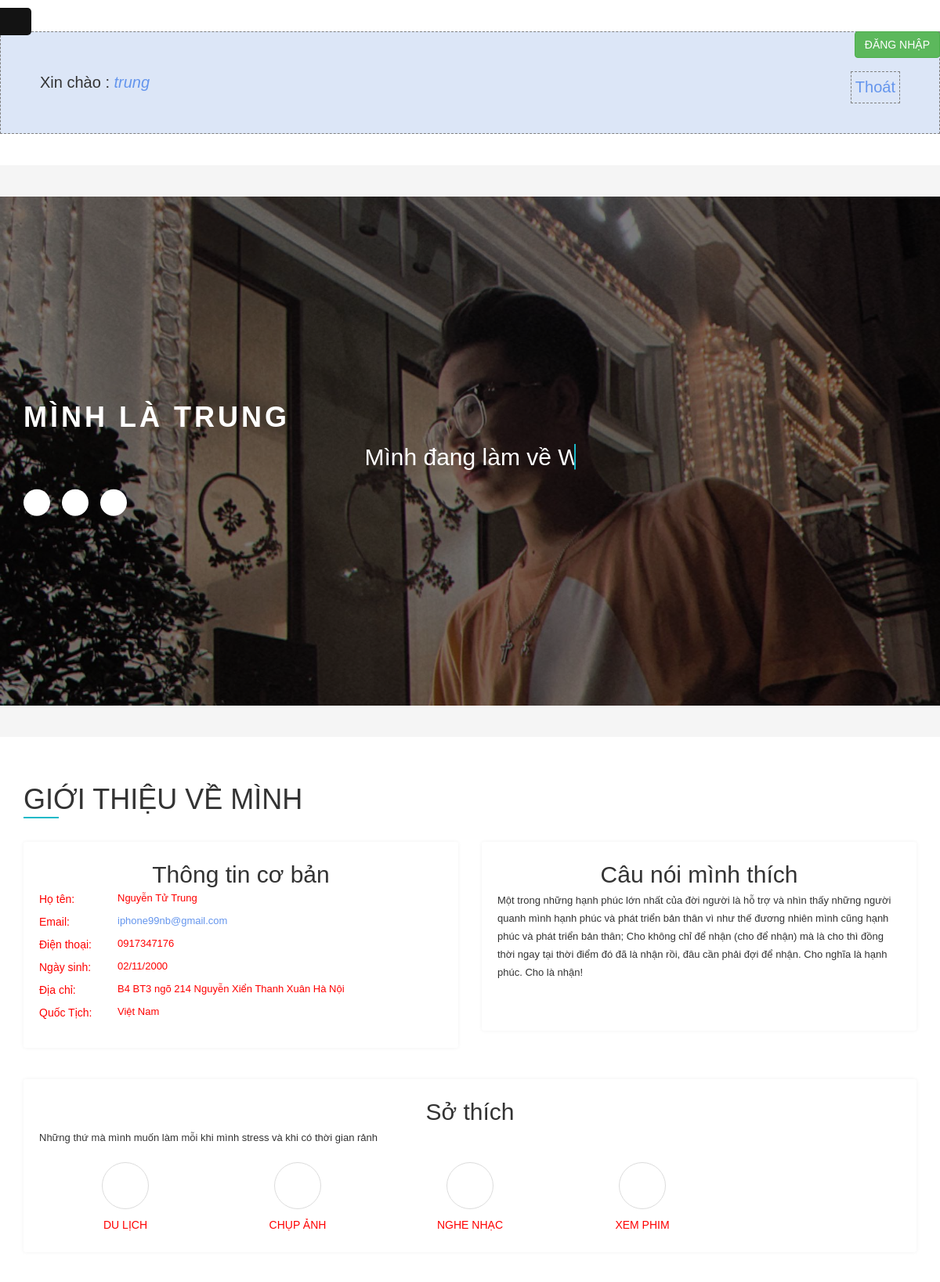
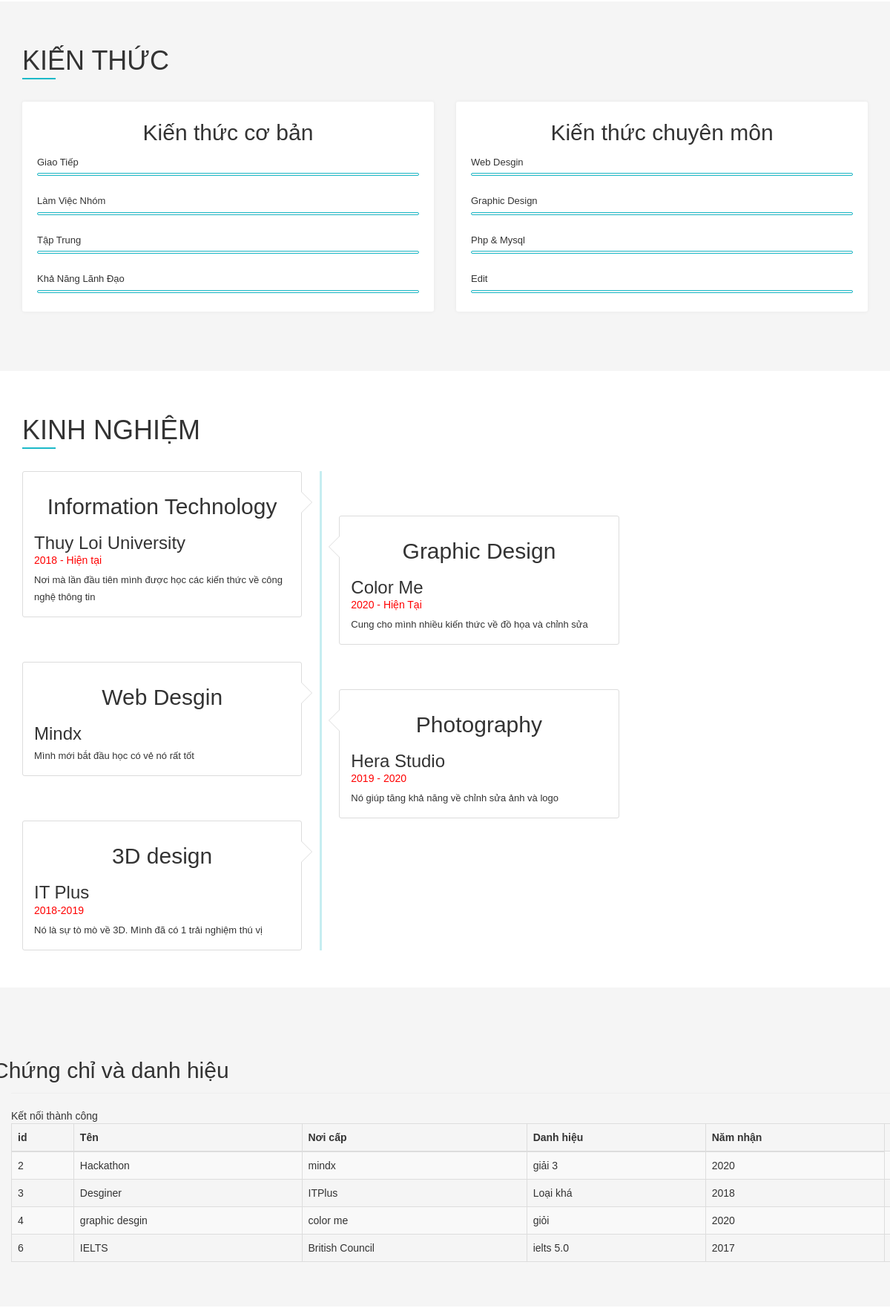
/cnweb/index.php (signed in, upper part), run on the app's committed database (2 pictures, top to bottom).
### tables this page shows
CREATE TABLE `chungchi` (
  `id` int(100) NOT NULL,
  `ten` varchar(500) NOT NULL,
  `noicap` varchar(100) NOT NULL,
  `danhhieu` varchar(255) NOT NULL,
  `namnhan` int(10) NOT NULL
);

### cnweb/session.php (called while the page is built, shortened)
<?php
$conn = mysqli_connect("localhost", "root", "", "chungchi");
$user_check = $_SESSION['login_user'];
$query = "SELECT username from login where username = '$user_check'";
$ses_sql = mysqli_query($conn, $query);
$row = mysqli_fetch_assoc($ses_sql);
$login_session = $row['username'];
?>

### cnweb/index.php (the view, shortened to what this page needs)
<!DOCTYPE html>
<html lang="en">
<head>
    <link href="bootstrap.min.css" tppabs="https://themecrazy.net/html/ultra-preview/ultra/css/bootstrap.min.css" rel="stylesheet">
    <link href="jquery.fancybox.css" tppabs="https://themecrazy.net/html/ultra-preview/ultra/css/jquery.fancybox.css" rel="stylesheet">
    <link href="animate.css" tppabs="https://themecrazy.net/html/ultra-preview/ultra/css/animate.css" rel="stylesheet">
	<link href="jquery.jscrollpane.custom.css" tppabs="https://themecrazy.net/html/ultra-preview/ultra/css/jquery.jscrollpane.custom.css" rel="stylesheet">
	<link rel="stylesheet" href="font-awesome.min.css" tppabs="https://themecrazy.net/html/ultra-preview/ultra/fonts/font-awesome/css/font-awesome.min.css">
	<link href="style.css" tppabs="https://themecrazy.net/html/ultra-preview/ultra/style.css" rel="stylesheet">
	<link rel="stylesheet" href="https://maxcdn.bootstrapcdn.com/bootstrap/3.3.7/css/bootstrap.css">
</head>
<body class="vertical">
	<div id="main-container" class="main-container">
		<aside class="menu" id="menu">
			<a href="#" class="mobile-menu-opener"><i class="fa fa-bars"></i></a>
		</aside>
		<div class="content-wrapper">
			<div class="content-inner">
				<section class="content" id="dn">
				<a href="index2.php" class="btn btn-success pull-right">Đăng nhập </a>
				<?php
include('session.php');
?>
<!DOCTYPE html>
<html>
<head>
<link href="style2.css" rel="stylesheet" type="text/css">
</head>
<body>
<div id="profile">
<b id="welcome">Xin chào : <i><?php echo $login_session; ?></i></b>
<b id="logout"><a href="logout.php">Thoát</a></b>
</div>
</body>
</html>
				</section>
				<section class="content" id="th">
					<div class="banner" style="background-image:url(2.jpg)/*tpa=https://themecrazy.net/html/ultra-preview/ultra/img/banner/2.jpg*/;">
						<div class="caption-info">
							<div class="container">
								<div class="row">
									<div class="col-sm-12">
										<div class="caption-info-inner">
											<h1>Mình là Trung</h1>
											<h2 class="cd-headline clip is-full-width"> Mình đang làm về
												<span class=cd-words-wrapper>
													<b class=is-visible>Web design</b>
												</span>
											</h2>
											<ul class="social-link">
												<li><a href="#"><i class="fa fa-facebook" aria-hidden="true"></i></a></li>
												<li><a href="#"><i class="fa fa-twitter" aria-hidden="true"></i></a></li>
												<li><a href="#"><i class="fa fa-skype" aria-hidden="true"></i></a></li>
											</ul>
										</div>
									</div>
								</div>
							</div>
						</div>
					</div>
				</section>
				<section class="content" id="gth">
					<div class="container">
						<div class="row">
							<div class="col-xs-12">
								<div class="section-title">
									<h1>GIới thiệu về mình </h1>
								</div>
							</div>
							<div class="col-xs-12 col-sm-6">
								<div class="panel-box wow fadeInLeft">
									<h2>Thông tin cơ bản</h2>
									<ul class="basic-info">
										<li><span>Họ tên:</span> <span class="info">Nguyễn Tử Trung</span></li>
										<li><span>Email:</span> <span class="info"><a href="mailto:iphone99nb@gmail.com">iphone99nb@gmail.com</a></span></li>
										<li><span>Điện thoại:</span> <span class="info">0917347176</span></li>
										<li><span>Ngày sinh:</span> <span class="info">02/11/2000</span></li>
										<li><span>Địa chỉ:</span> <span class="info">B4 BT3 ngõ 214 Nguyễn Xiển Thanh Xuân Hà Nội</span></li>
										<li><span>Quốc Tịch:</span> <span class="info">Việt Nam</span></li>
									</ul>
								</div>
							</div>
							<div class="col-xs-12 col-sm-6">
								<div class="panel-box professional-profile wow fadeInRight">
									<h2>Câu nói mình thích</h2>
									<p>Một trong những hạnh phúc lớn nhất của đời người là hỗ trợ và nhìn thấy những người quanh mình hạnh phúc và phát triển bản thân vì như thế đương nhiên mình cũng hạnh phúc và phát triển bản thân; Cho không chỉ để nhận (cho để nhận) mà là cho thì đồng thời ngay tại thời điểm đó đã là nhận rồi, đâu cần phải đợi để nhận. Cho nghĩa là hạnh phúc. Cho là nhận!</p>
								</div>
							</div>
							<div class="col-xs-12">
								<div class="my-interests panel-box wow fadeInUp">
									<h2>Sở thích </h2>
									<p>Những thứ mà mình muốn làm mỗi khi mình stress và khi có thời gian rảnh</p>
									<ul>
										<li>
											<i class="fa fa-plane"></i>
											<span>Du lịch</span>
										</li>
										<li>
											<i class="fa fa-camera-retro"></i>
											<span>Chụp ảnh</span>
										</li>
										<li>
											<i class="fa fa-music"></i>
											<span>Nghe nhạc</span>
										</li>
										<li>
											<i class="fa fa-film"></i>
											<span>Xem phim</span>
										</li>
									</ul>
								</div>
							</div>
						</div>
					</div>
				</section>
				<section class="content" id="kt">
					<div class="container">
						<div class="row">
							<div class="col-xs-12">
								<div class="section-title">
									<h1>Kiến thức</h1>
								</div>
							</div>
							<div class="col-xs-12 col-sm-6">
								<div class="panel-box">
									<h2>Kiến thức cơ bản </h2>
									<div class="progress-block wow fadeInLeft">
										<div class="single-progressbar">
											<div class="skill-text">
												<span>Giao tiếp</span>
											</div>
											<div class="progress">
											</div>
										</div>
										<div class="single-progressbar">
											<div class="skill-text">
												<span>Làm việc nhóm</span>
											</div>
											<div class="progress">
											</div>
										</div>
										<div class="single-progressbar">
											<div class="skill-text">
												<span>Tập trung</span>
											</div>
											<div class="progress">
											</div>
										</div>
										<div class="single-progressbar">
											<div class="skill-text">
												<span>Khả năng lãnh đạo</span>
											</div>
											<div class="progress">
											</div>
										</div>
									</div>
								</div>
							</div>
							<div class="col-xs-12 col-sm-6">
								<div class="panel-box">
									<h2>Kiến thức chuyên môn </h2>
									<div class="progress-block wow fadeInRight">
										<div class="single-progressbar">
											<div class="skill-text">
												<span>Web Desgin</span>
											</div>
											<div class="progress">
											</div>
										</div>
										<div class="single-progressbar">
											<div class="skill-text">
												<span> Graphic Design </span>
											</div>
											<div class="progress">
											</div>
										</div>
										<div class="single-progressbar">
											<div class="skill-text">
												<span>Php & Mysql</span>
											</div>
											<div class="progress">
											</div>
										</div>
										<div class="single-progressbar">
											<div class="skill-text">
												<span>Edit</span>
											</div>
											<div class="progress">
											</div>
										</div>
									</div>
								</div>
							</div>
						</div>
					</div>
				</section>
				<section class="content" id="kn">
					<div class="container">
						<div class="row">
							<div class="col-xs-12">
								<div class="section-title">
									<h1>Kinh nghiệm</h1>
								</div>
							</div>
							<div class="col-xs-12">
								<ul class="timeline">
									<li class="wow fadeInLeft">
										<div class="timeline-badge">
											<i class="fa fa-circle"></i>
										</div>
										<div class="timeline-panel">
											<div class="timeline-heading">
												<h2>Information Technology </h2>
												<h3>Thuy Loi University</h3>
												<span class="date">2018 - Hiện tại</span>
											</div>
											<div class="timeline-body">
												<p>Nơi mà lần đầu tiên mình được học các kiến thức về công nghệ thông tin</p>
											</div>
										</div>
									</li>
									<li class="timeline-inverted wow fadeInRight">
										<div class="timeline-badge">
											<i class="fa fa-circle"></i>
										</div>
										<div class="timeline-panel">
											<div class="timeline-heading">
												<h2>Graphic Design</h2>
												<h3>Color Me</h3>
												<span class="date">2020 - Hiện Tại</span>
											</div>
											<div class="timeline-body">
												<p>Cung cho mình nhiều kiến thức về đồ họa và chỉnh sửa </p>
											</div>
										</div>
									</li>
									<li class="wow fadeInLeft">
										<div class="timeline-badge">
											<i class="fa fa-circle"></i>
										</div>
										<div class="timeline-panel">
											<div class="timeline-heading">
												<h2>Web Desgin</h2>
												<h3>Mindx</h3>
											</div>
											<div class="timeline-body">
												<p>Mình mới bắt đầu học có vẻ nó rất tốt</p>
											</div>
										</div>
									</li>
									<li  class="timeline-inverted wow fadeInRight">
										<div class="timeline-badge">
											<i class="fa fa-circle"></i>
										</div>
										<div class="timeline-panel">
											<div class="timeline-heading">
												<h2>Photography</h2>
												<h3>Hera studio</h3>
												<span class="date">2019 - 2020</span>
											</div>
											<div class="timeline-body">
												<p>Nó giúp tăng khả năng về chỉnh sửa ảnh và logo</p>
											</div>
										</div>
									</li>
									<li class="wow fadeInLeft">
										<div class="timeline-badge">
											<i class="fa fa-circle"></i>
										</div>
										<div class="timeline-panel">
											<div class="timeline-heading">
												<h2>3D design</h2>
												<h3>IT plus</h3>
												<span class="date">2018-2019</span>
											</div>
											<div class="timeline-body">
												<p>Nó là sự tò mò về 3D. Mình đã có 1 trải nghiệm thú vị</p>
											</div>
										</div>
									</li>
								</ul>
							</div>
						</div>
					</div>
				</section>
<section class="content" id="cc">
				<head>
</head>
<body>
    <div class="wrapper">
        <div class="container-fluid">
            <div class="row">
                <div class="col-md-12">
                    <div class="page-header clearfix">
                        <h2 class="pull-left">Chứng chỉ và danh hiệu</h2>
                    </div>
                    <?php
                    require_once "config.php";
                    $sql = "SELECT * FROM chungchi";
                    if($result = mysqli_query($conn, $sql)){
                        if(mysqli_num_rows($result) > 0){
                            echo "<table class='table table-bordered table-striped'>";
                                echo "<thead>";
                                    echo "<tr>";
                                        echo "<th>id</th>";
                                        echo "<th>Tên</th>";
                                        echo "<th>Nơi cấp</th>";
										echo "<th>Danh hiệu</th>";
										echo "<th>Năm nhận</th>";
                                    echo "</tr>";
                                echo "</thead>";
                                echo "<tbody>";
                                while($row = mysqli_fetch_array($result)){
                                    echo "<tr>";
                                        echo "<td>" . $row['id'] . "</td>";
                                        echo "<td>" . $row['ten'] . "</td>";
                                        echo "<td>" . $row['noicap'] . "</td>";
										echo "<td>" . $row['danhhieu'] . "</td>";
										echo "<td>" . $row['namnhan'] . "</td>";
                                        echo "<td>";
                                        echo "</td>";
                                    echo "</tr>";
                                }
                                echo "</tbody>";
                            echo "</table>";
                        } else{
                            echo "<p class='lead'><em>Chưa có bản ghi nào!.</em></p>";
                        }
                    } else{
                        echo "Lỗi kết nối  $sql. " . mysqli_error($conn);
                    }
                    ?>
                </div>
            </div>
        </div>
    </div>
</body>
</html>
				<html>
<head>
<body>
    <h1>Feedback cho mình </h1>
</body>
</html>
</body>
</html>

### cnweb/style2.css (style rules this page uses)
span { color:red }
h2 { text-align:center; border-radius:10px 10px 0 0; margin:-10px -40px; padding:15px }
#profile { padding:50px; border:1px dashed grey; font-size:20px; background-color:#DCE6F7 }
#logout { float:right; padding:5px; border:dashed 1px gray }
a { text-decoration:none; color:#6495ed }
i { color:#6495ed }

### cnweb/index.php (style rules this page uses)
.wrapper { width: 1450px; margin: 0 auto; }
.page-header h2 { margin-top: 0; }
body { font-family: Arial; width: 550px; }
ul { list-style-type: none; }

### data on the page
chungchi: id "2", ten "Hackathon", noicap "mindx", danhhieu "giải 3", namnhan "2020"
chungchi: id "3", ten "Desginer", noicap "ITPlus", danhhieu "Loại khá", namnhan "2018"
chungchi: id "4", ten "graphic desgin", noicap "color me", danhhieu "giỏi", namnhan "2020"
chungchi: id "6", ten "IELTS", noicap "British Council", danhhieu "ielts 5.0", namnhan "2017"

### other printed values
$login_session "trung"
